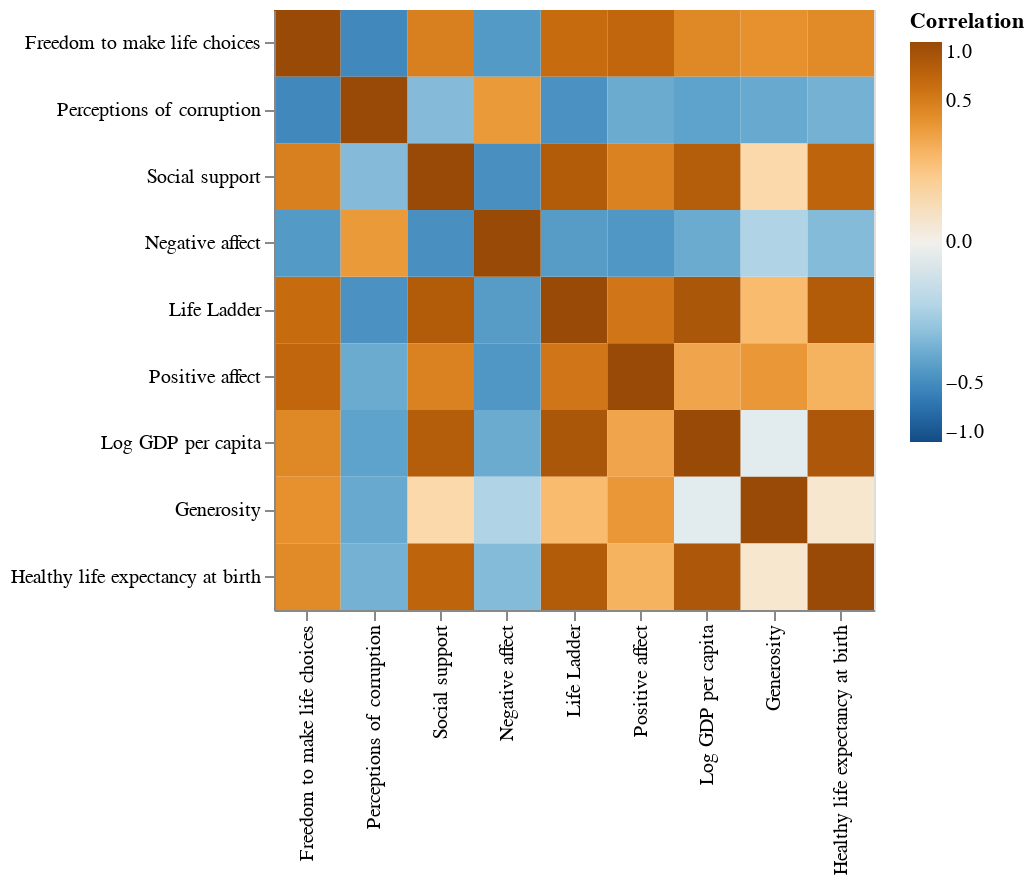

Notebook code cell kept with this figure:
### Markdown cell above
### Correlation Matrix

PCA identifies variable combinations that capture covariation by decomposing the correlation matrix, so it will be helpful to look at the correlation matrix to see which variables vary together.

### Code cell
# x_matrix creation
x_mx = whr_grouped.drop(columns = ['Country name', 'Higher_Life_Ladder', 'Higher_Social_support'])
corr_mx = x_mx.corr()
corr_mx.loc[:, 'Life Ladder'].sort_values()

# melt corr_mx
corr_mx_long = corr_mx.reset_index().rename(
    columns = {'index': 'row'}
).melt(
    id_vars = 'row',
    var_name = 'col',
    value_name = 'Correlation'
)

# construct plot
alt.Chart(corr_mx_long).mark_rect().encode(
    x = alt.X('col', title = '', sort = {'field': 'Correlation', 'order': 'ascending'}),
    y = alt.Y('row', title = '', sort = {'field': 'Correlation', 'order': 'ascending'}),
    color = alt.Color('Correlation',
                      scale = alt.Scale(scheme = 'blueorange', # diverging gradient
                                        domain = (-1, 1), # ensure white = 0
                                        type = 'sqrt'), # adjust gradient scale
                     legend = alt.Legend(tickCount = 5)) # add ticks to colorbar at 0.5 for reference
).properties(width = 300, height = 300)

### Figure 1 — Vega-Lite specification as saved in the notebook (floating-point values rounded to 4 significant figures)
{"config": {"view": {"continuousWidth": 400, "continuousHeight": 300}}, "data": {"name": "data-f3aa1c18c1a87b172d197b2e3377f78b"}, "mark": "rect", "encoding": {"color": {"field": "Correlation", "legend": {"tickCount": 5}, "scale": {"domain": [-1, 1], "scheme": "blueorange", "type": "sqrt"}, "type": "quantitative"}, "x": {"field": "col", "sort": {"field": "Correlation", "order": "ascending"}, "title": "", "type": "nominal"}, "y": {"field": "row", "sort": {"field": "Correlation", "order": "ascending"}, "title": "", "type": "nominal"}}, "height": 300, "width": 300, "$schema": "https://vega.github.io/schema/vega-lite/v4.17.0.json", "datasets": {"data-f3aa1c18c1a87b172d197b2e3377f78b": [{"row": "Life Ladder", "col": "Life Ladder", "Correlation": 1.0}, {"row": "Log GDP per capita", "col": "Life Ladder", "Correlation": 0.8407}, {"row": "Social support", "col": "Life Ladder", "Correlation": 0.7868}, {"row": "Healthy life expectancy at birth", "col": "Life Ladder", "Correlation": 0.7819}, {"row": "Freedom to make life choices", "col": "Life Ladder", "Correlation": 0.6221}, {"row": "Generosity", "col": "Life Ladder", "Correlation": 0.1765}, {"row": "Perceptions of corruption", "col": "Life Ladder", "Correlation": -0.46}, {"row": "Positive affect", "col": "Life Ladder", "Correlation": 0.5435}, {"row": "Negative affect", "col": "Life Ladder", "Correlation": -0.3973}, {"row": "Life Ladder", "col": "Log GDP per capita", "Correlation": 0.8407}, {"row": "Log GDP per capita", "col": "Log GDP per capita", "Correlation": 1.0}, {"row": "Social support", "col": "Log GDP per capita", "Correlation": 0.7678}, {"row": "Healthy life expectancy at birth", "col": "Log GDP per capita", "Correlation": 0.8349}, {"row": "Freedom to make life choices", "col": "Log GDP per capita", "Correlation": 0.4244}, {"row": "Generosity", "col": "Log GDP per capita", "Correlation": -0.009987}, {"row": "Perceptions of corruption", "col": "Log GDP per capita", "Correlation": -0.3554}, {"row": "Positive affect", "col": "Log GDP per capita", "Correlation": 0.2667}, {"row": "Negative affect", "col": "Log GDP per capita", "Correlation": -0.3064}, {"row": "Life Ladder", "col": "Social support", "Correlation": 0.7868}, {"row": "Log GDP per capita", "col": "Social support", "Correlation": 0.7678}, {"row": "Social support", "col": "Social support", "Correlation": 1.0}, {"row": "Healthy life expectancy at birth", "col": "Social support", "Correlation": 0.6888}, {"row": "Freedom to make life choices", "col": "Social support", "Correlation": 0.4778}, {"row": "Generosity", "col": "Social support", "Correlation": 0.06}, {"row": "Perceptions of corruption", "col": "Social support", "Correlation": -0.2246}, {"row": "Positive affect", "col": "Social support", "Correlation": 0.4655}, {"row": "Negative affect", "col": "Social support", "Correlation": -0.4719}, {"row": "Life Ladder", "col": "Healthy life expectancy at birth", "Correlation": 0.7819}, {"row": "Log GDP per capita", "col": "Healthy life expectancy at birth", "Correlation": 0.8349}, {"row": "Social support", "col": "Healthy life expectancy at birth", "Correlation": 0.6888}, {"row": "Healthy life expectancy at birth", "col": "Healthy life expectancy at birth", "Correlation": 1.0}, {"row": "Freedom to make life choices", "col": "Healthy life expectancy at birth", "Correlation": 0.4117}, {"row": "Generosity", "col": "Healthy life expectancy at birth", "Correlation": 0.01267}, {"row": "Perceptions of corruption", "col": "Healthy life expectancy at birth", "Correlation": -0.2742}, {"row": "Positive affect", "col": "Healthy life expectancy at birth", "Correlation": 0.2126}, {"row": "Negative affect", "col": "Healthy life expectancy at birth", "Correlation": -0.2276}, {"row": "Life Ladder", "col": "Freedom to make life choices", "Correlation": 0.6221}, {"row": "Log GDP per capita", "col": "Freedom to make life choices", "Correlation": 0.4244}, {"row": "Social support", "col": "Freedom to make life choices", "Correlation": 0.4778}, {"row": "Healthy life expectancy at birth", "col": "Freedom to make life choices", "Correlation": 0.4117}, {"row": "Freedom to make life choices", "col": "Freedom to make life choices", "Correlation": 1.0}, {"row": "Generosity", "col": "Freedom to make life choices", "Correlation": 0.3731}, {"row": "Perceptions of corruption", "col": "Freedom to make life choices", "Correlation": -0.5227}, {"row": "Positive affect", "col": "Freedom to make life choices", "Correlation": 0.6714}, {"row": "Negative affect", "col": "Freedom to make life choices", "Correlation": -0.4088}, {"row": "Life Ladder", "col": "Generosity", "Correlation": 0.1765}, {"row": "Log GDP per capita", "col": "Generosity", "Correlation": -0.009987}, {"row": "Social support", "col": "Generosity", "Correlation": 0.06}, {"row": "Healthy life expectancy at birth", "col": "Generosity", "Correlation": 0.01267}, {"row": "Freedom to make life choices", "col": "Generosity", "Correlation": 0.3731}, {"row": "Generosity", "col": "Generosity", "Correlation": 1.0}, {"row": "Perceptions of corruption", "col": "Generosity", "Correlation": -0.3189}, {"row": "Positive affect", "col": "Generosity", "Correlation": 0.3315}, {"row": "Negative affect", "col": "Generosity", "Correlation": -0.1085}, {"row": "Life Ladder", "col": "Perceptions of corruption", "Correlation": -0.46}, {"row": "Log GDP per capita", "col": "Perceptions of corruption", "Correlation": -0.3554}, {"row": "Social support", "col": "Perceptions of corruption", "Correlation": -0.2246}, {"row": "Healthy life expectancy at birth", "col": "Perceptions of corruption", "Correlation": -0.2742}, {"row": "Freedom to make life choices", "col": "Perceptions of corruption", "Correlation": -0.5227}, {"row": "Generosity", "col": "Perceptions of corruption", "Correlation": -0.3189}, {"row": "Perceptions of corruption", "col": "Perceptions of corruption", "Correlation": 1.0}, {"row": "Positive affect", "col": "Perceptions of corruption", "Correlation": -0.3066}, {"row": "Negative affect", "col": "Perceptions of corruption", "Correlation": 0.324}, {"row": "Life Ladder", "col": "Positive affect", "Correlation": 0.5435}, {"row": "Log GDP per capita", "col": "Positive affect", "Correlation": 0.2667}, {"row": "Social support", "col": "Positive affect", "Correlation": 0.4655}, {"row": "Healthy life expectancy at birth", "col": "Positive affect", "Correlation": 0.2126}, {"row": "Freedom to make life choices", "col": "Positive affect", "Correlation": 0.6714}, {"row": "Generosity", "col": "Positive affect", "Correlation": 0.3315}, {"row": "Perceptions of corruption", "col": "Positive affect", "Correlation": -0.3066}, {"row": "Positive affect", "col": "Positive affect", "Correlation": 1.0}, {"row": "Negative affect", "col": "Positive affect", "Correlation": -0.4275}, {"row": "Life Ladder", "col": "Negative affect", "Correlation": -0.3973}, {"row": "Log GDP per capita", "col": "Negative affect", "Correlation": -0.3064}, {"row": "Social support", "col": "Negative affect", "Correlation": -0.4719}, {"row": "Healthy life expectancy at birth", "col": "Negative affect", "Correlation": -0.2276}, {"row": "Freedom to make life choices", "col": "Negative affect", "Correlation": -0.4088}, {"row": "Generosity", "col": "Negative affect", "Correlation": -0.1085}, {"row": "Perceptions of corruption", "col": "Negative affect", "Correlation": 0.324}, {"row": "Positive affect", "col": "Negative affect", "Correlation": -0.4275}, {"row": "Negative affect", "col": "Negative affect", "Correlation": 1.0}]}}
